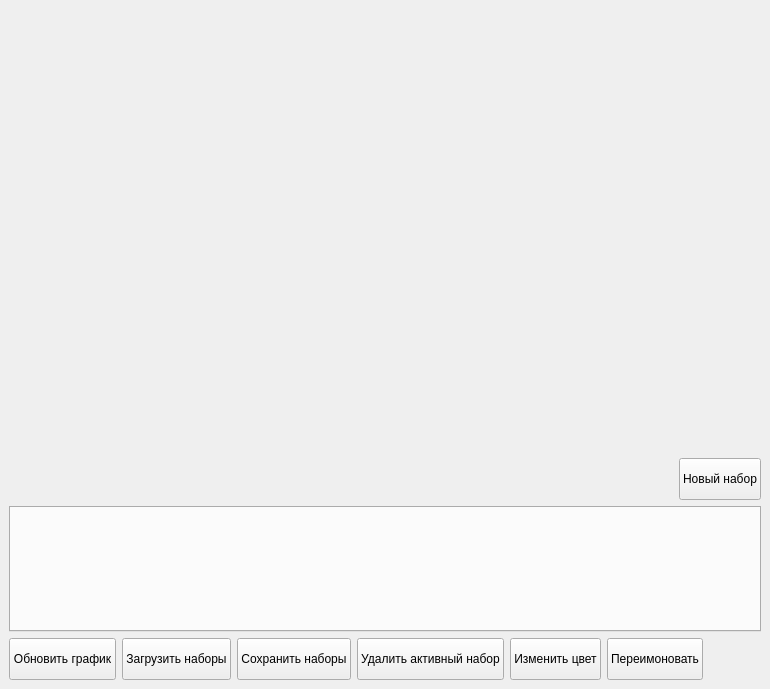
<?xml version="1.0" encoding="UTF-8"?>
<ui version="4.0">
 <class>MainWindow</class>
 <widget class="QMainWindow" name="MainWindow">
  <property name="geometry">
   <rect>
    <x>0</x>
    <y>0</y>
    <width>770</width>
    <height>689</height>
   </rect>
  </property>
  <property name="windowTitle">
   <string>MainWindow</string>
  </property>
  <widget class="QWidget" name="centralwidget">
   <layout class="QVBoxLayout" name="verticalLayout" stretch="2,1">
    <item>
     <layout class="QVBoxLayout" name="topLayout">
      <item>
       <widget class="QCustomPlot" name="plot" native="true">
        <property name="sizePolicy">
         <sizepolicy hsizetype="Preferred" vsizetype="Preferred">
          <horstretch>0</horstretch>
          <verstretch>0</verstretch>
         </sizepolicy>
        </property>
        <property name="maximumSize">
         <size>
          <width>16777215</width>
          <height>16777215</height>
         </size>
        </property>
       </widget>
      </item>
     </layout>
    </item>
    <item>
     <layout class="QVBoxLayout" name="bottomLayout" stretch="1,3,1">
      <property name="sizeConstraint">
       <enum>QLayout::SetDefaultConstraint</enum>
      </property>
      <item>
       <layout class="QHBoxLayout" name="horizontalLayout" stretch="10,1">
        <item>
         <spacer name="horizontalSpacer_2">
          <property name="orientation">
           <enum>Qt::Horizontal</enum>
          </property>
          <property name="sizeHint" stdset="0">
           <size>
            <width>40</width>
            <height>20</height>
           </size>
          </property>
         </spacer>
        </item>
        <item>
         <widget class="QPushButton" name="addNewSetButton">
          <property name="sizePolicy">
           <sizepolicy hsizetype="Minimum" vsizetype="Preferred">
            <horstretch>0</horstretch>
            <verstretch>0</verstretch>
           </sizepolicy>
          </property>
          <property name="text">
           <string>Новый набор</string>
          </property>
         </widget>
        </item>
       </layout>
      </item>
      <item>
       <widget class="QTabWidget" name="tabWidget">
        <property name="sizePolicy">
         <sizepolicy hsizetype="Expanding" vsizetype="Minimum">
          <horstretch>0</horstretch>
          <verstretch>0</verstretch>
         </sizepolicy>
        </property>
        <property name="minimumSize">
         <size>
          <width>0</width>
          <height>0</height>
         </size>
        </property>
        <property name="currentIndex">
         <number>-1</number>
        </property>
       </widget>
      </item>
      <item>
       <layout class="QHBoxLayout" name="buttonsLayout" stretch="1,1,1,1,1,1,1">
        <item>
         <widget class="QPushButton" name="refreshButton">
          <property name="sizePolicy">
           <sizepolicy hsizetype="Minimum" vsizetype="Preferred">
            <horstretch>0</horstretch>
            <verstretch>0</verstretch>
           </sizepolicy>
          </property>
          <property name="text">
           <string>Обновить график</string>
          </property>
         </widget>
        </item>
        <item>
         <widget class="QPushButton" name="uploadButton">
          <property name="sizePolicy">
           <sizepolicy hsizetype="Minimum" vsizetype="Preferred">
            <horstretch>0</horstretch>
            <verstretch>0</verstretch>
           </sizepolicy>
          </property>
          <property name="text">
           <string>Загрузить наборы</string>
          </property>
         </widget>
        </item>
        <item>
         <widget class="QPushButton" name="saveButton">
          <property name="sizePolicy">
           <sizepolicy hsizetype="Minimum" vsizetype="Preferred">
            <horstretch>0</horstretch>
            <verstretch>0</verstretch>
           </sizepolicy>
          </property>
          <property name="text">
           <string>Сохранить наборы</string>
          </property>
         </widget>
        </item>
        <item>
         <widget class="QPushButton" name="deleteButton">
          <property name="sizePolicy">
           <sizepolicy hsizetype="Minimum" vsizetype="Preferred">
            <horstretch>0</horstretch>
            <verstretch>0</verstretch>
           </sizepolicy>
          </property>
          <property name="text">
           <string>Удалить активный набор</string>
          </property>
         </widget>
        </item>
        <item>
         <widget class="QPushButton" name="changeColorButton">
          <property name="sizePolicy">
           <sizepolicy hsizetype="Minimum" vsizetype="Expanding">
            <horstretch>0</horstretch>
            <verstretch>0</verstretch>
           </sizepolicy>
          </property>
          <property name="text">
           <string>Изменить цвет</string>
          </property>
         </widget>
        </item>
        <item>
         <widget class="QPushButton" name="renameButton">
          <property name="sizePolicy">
           <sizepolicy hsizetype="Minimum" vsizetype="Preferred">
            <horstretch>0</horstretch>
            <verstretch>0</verstretch>
           </sizepolicy>
          </property>
          <property name="text">
           <string>Переимоновать</string>
          </property>
         </widget>
        </item>
        <item>
         <spacer name="horizontalSpacer">
          <property name="orientation">
           <enum>Qt::Horizontal</enum>
          </property>
          <property name="sizeHint" stdset="0">
           <size>
            <width>40</width>
            <height>20</height>
           </size>
          </property>
         </spacer>
        </item>
       </layout>
      </item>
     </layout>
    </item>
   </layout>
  </widget>
 </widget>
 <customwidgets>
  <customwidget>
   <class>QCustomPlot</class>
   <extends>QWidget</extends>
   <header>qcustomplot.h</header>
   <container>1</container>
  </customwidget>
 </customwidgets>
 <resources/>
 <connections/>
</ui>
